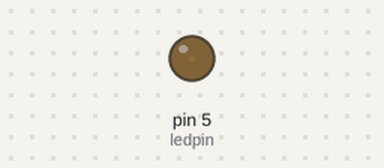
Bench run of a sketch on a simulated Arduino Uno, built with avr-gcc and run on an emulated ATmega328P. Shown: output pins drawn as LEDs (lit = HIGH).

Above: at 0.05 s.
At 4.9 s:
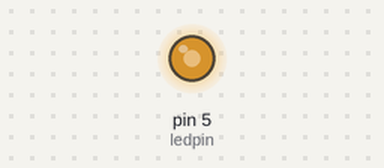
At 7.3 s:
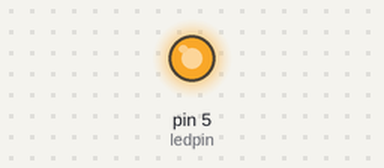
At 9.75 s:
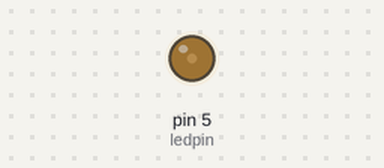
Timing chart, 0 to 13.3 s (numbered marks = the images above):
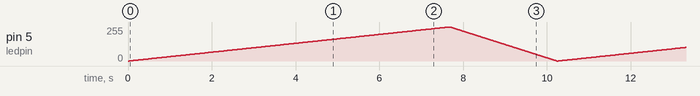

The sketch:

sketch_oct22a.ino
```cpp
int ledpin = 5;

void setup() {

  pinMode (ledpin, OUTPUT);

  }

void loop() {
  for(int i=0; i<=255; i++)
    {
      analogWrite(ledpin, i);
      delay (30);

    }
  for(int j=255; j>=0; j--)
  {
    analogWrite(ledpin, j);
    delay (10);
  }
}
```
